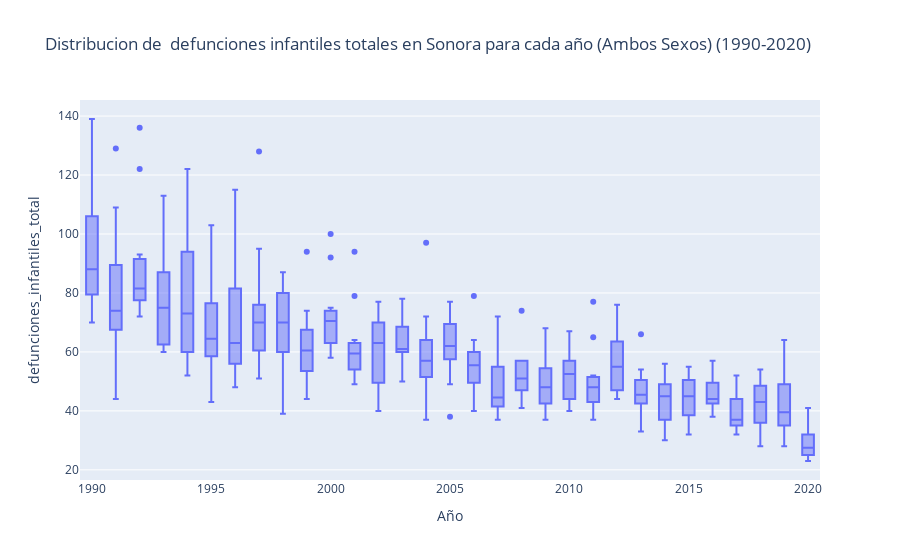

The notebook cell saved with this chart:
### Code cell
#BoxPlot para las defunciones infantiles totales para cada año (Ambos sexos)
fig = px.box(defunciones_infantiles_clean, x="Año", y="defunciones_infantiles_total", 
             title='Distribucion de  defunciones infantiles totales en Sonora para cada año (Ambos Sexos) (1990-2020)',
                labels={'defunciones_infantiles' : 'Defunciones infantiles'})

fig.show()

### Figure 1 — Plotly figure (JSON) as saved in the notebook; plotly's stock layout.template omitted (floating-point values rounded to 4 significant figures; data arrays with more than 128 entries replaced by an {"elided": "..."} marker saying what was removed)
{"data": [{"alignmentgroup": "True", "hovertemplate": "Año=%{x}<br>defunciones_infantiles_total=%{y}<extra></extra>", "legendgroup": "", "marker": {"color": "#636efa"}, "name": "", "notched": false, "offsetgroup": "", "orientation": "v", "showlegend": false, "type": "box", "x": {"elided": "372 int values"}, "x0": " ", "xaxis": "x", "y": {"elided": "372 int values"}, "y0": " ", "yaxis": "y"}], "layout": {"boxmode": "group", "legend": {"tracegroupgap": 0}, "title": {"text": "Distribucion de  defunciones infantiles totales en Sonora para cada año (Ambos Sexos) (1990-2020)"}, "xaxis": {"anchor": "y", "domain": [0, 1], "title": {"text": "Año"}}, "yaxis": {"anchor": "x", "domain": [0, 1], "title": {"text": "defunciones_infantiles_total"}}}}
